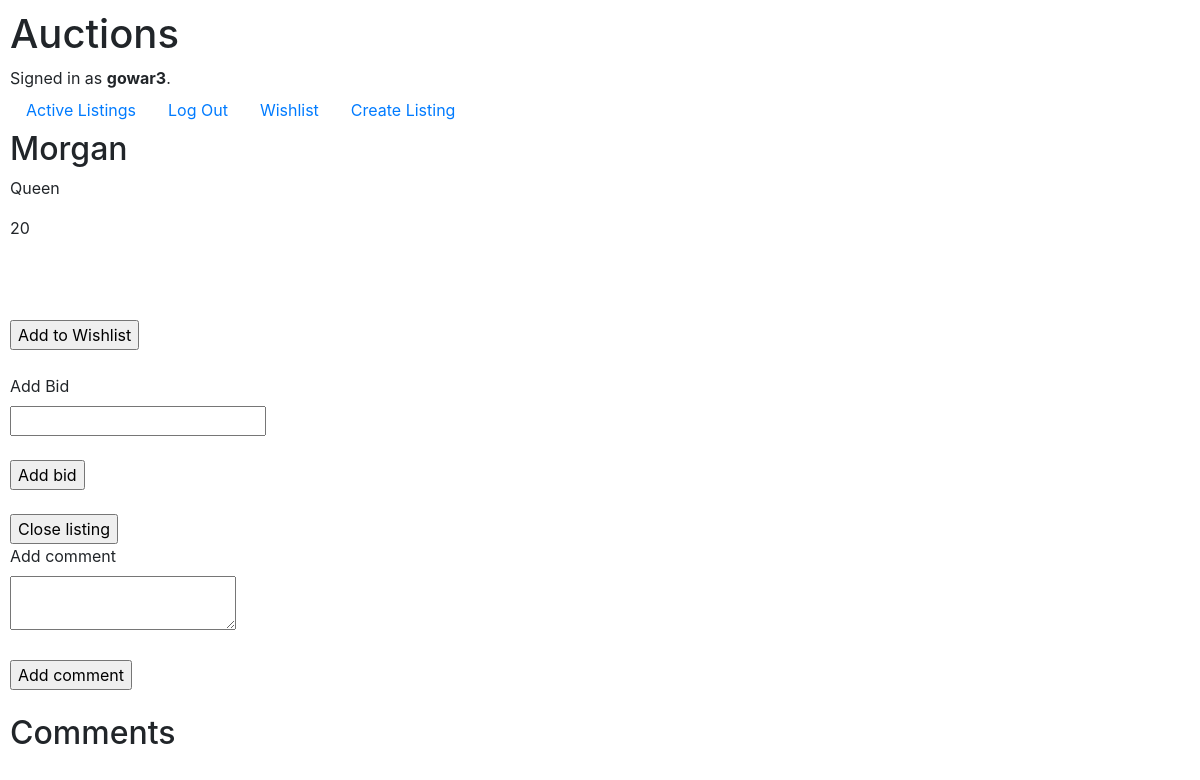
/auctions/8 (signed in), run on the app's committed database.
### auctions/models.py (models this page shows, shortened)
class User(AbstractUser):
    pass

class Listing(models.Model):
    creator = models.CharField(max_length=64)
    title = models.CharField(max_length=64)
    description = models.CharField(max_length=64)
    price = models.IntegerField()
    winner = models.CharField(max_length=64, default="None")
    status = models.CharField(max_length=64, default="active")
    users = models.ManyToManyField(User, blank=True, related_name= "wishlist")

### auctions/views.py (the view, shortened to what this page needs)
# urls.py: path("<str:listing>", views.listing, name="listing"),
def listing(request, listing):
    if "comments" not in request.session:
        request.session["comments"] = ()
    if "bids" not in request.session:
        request.session["bids"] = ()
    error = ""
    closed = ""
    winner = ""
    listing = Listing.objects.get(pk = listing)
    username = request.user.username
    highest_bid = listing.bids.aggregate(max_offer=Max("offer"))
    highest_bid_value = highest_bid.get("max_offer", None)
    categories = listing.categories.all()
    if listing.status == "closed":
        closed = "Listing is closed"
    return render(request, "auctions/listing.html", {
        "error": error,
        "listing": listing,
        "comments": listing.comments.all(),
        "bids": listing.bids.all(),
        "close": closed,
        "winner": listing.winner,
        "categories": categories
    })

### auctions/templates/auctions/listing.html (shortened to what this page needs)
{% extends 'auctions/layout.html' %}
{% block body %}
        <h2>{{ listing.title }}</h2>
        <p>{{ listing.description }}</p>
        <label>{{ listing.price }}</label>
        <br>
        <br>
        <br>
        <br>
    {% if user.is_authenticated %}
    <form action= "{% url 'wishlist' user.username %}" method = "post">
        <input type= "submit" value= "Add to Wishlist">
    </form>
    <br>
    {% if listing.status == "closed" %}
        {{ close }}
        {% if winner == user.username %}
            <h1>You won!</h1>
        {% endif %}
    {% else %}
    <form action= "{% url 'listing' listing.id %}" method = "post">
        <label for="add_bid">Add Bid</label>
        <br>
        <input type="text" name="bid">
        <br>
        <br>
        <input type="submit" value= "Add bid">
    </form>
    {% endif %}
    <br>
    {% if user.username == listing.creator %}
        <form action= "{% url 'listing' listing.id %}" method = "post">
            <input type="submit" value="Close listing">
        </form>
    {% endif %}
    <form action= "{% url 'listing' listing.id %}" method = "post">
        <label for="add_comment">Add comment</label>
        <br>
        <textarea id="add_comment" name="comment"></textarea>
        <br>
        <br>
        <input type="submit" value= "Add comment">
    </form>
    {% endif %}
    <br>
    <h2>Comments</h2>
{% endblock %}

### auctions/templates/auctions/layout.html (shortened to what this page needs)
{% load static %}
<!DOCTYPE html>
<html lang="en">
    <head>
        <link rel="stylesheet" href="https://stackpath.bootstrapcdn.com/bootstrap/4.4.1/css/bootstrap.min.css">
        <link href="{% static 'auctions/styles.css' %}" rel="stylesheet">
    </head>
    <body>
        <h1>Auctions</h1>
        <div>
            {% if user.is_authenticated %}
                Signed in as <strong>{{ user.username }}</strong>.
            {% else %}
                Not signed in.
            {% endif %}
        </div>
        <ul class="nav">
            <li class="nav-item">
                <a class="nav-link" href="{% url 'index' %}">Active Listings</a>
            </li>
            {% if user.is_authenticated %}
                <li class="nav-item">
                    <a class="nav-link" href="{% url 'logout' %}">Log Out</a>
                </li>
                <li class="nav-item">
                    <a class="nav-link" href="{% url 'wishlist' user.username%}">Wishlist</a>
                </li>
                <li class="nav-item">
                    <a class="nav-link" href="{% url 'new'%}">Create Listing</a>
                </li>
            {% endif %}
        </ul>
        {% block body %}
        {% endblock %}
    </body>
</html>

### auctions/static/auctions/styles.css (style rules this page uses)
body { padding: 10px; }

### data on the page
User: username "gowar3"
Listing: title "Morgan", description "Queen", price "20"
